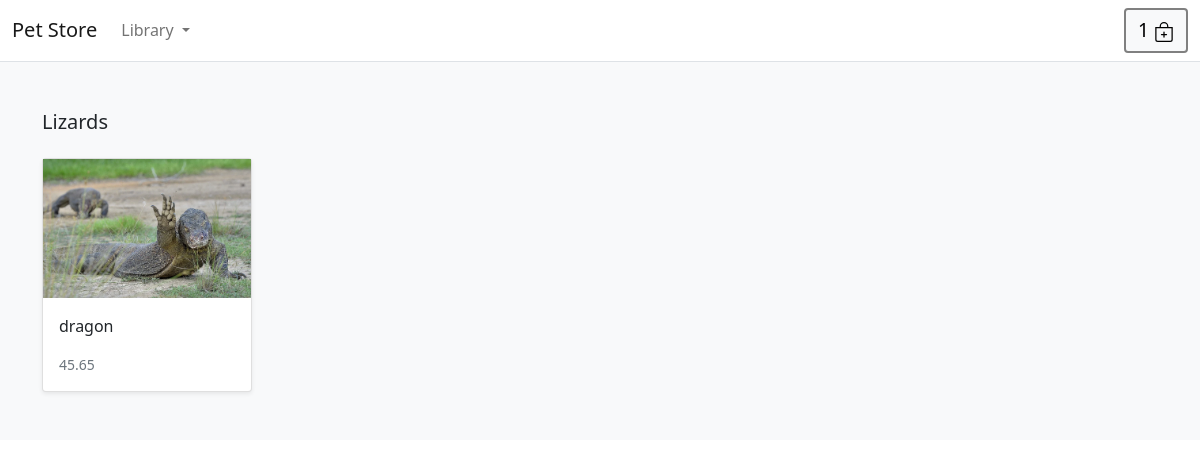
The app's page /lizards/ with its own data.
### store/models.py (models this page shows, shortened)
class Category(models.Model):
    name = models.CharField(max_length=255, db_index=True)
    address = models.SlugField(max_length=255, unique=True)
    class Meta:
        verbose_name = ("category")
        verbose_name_plural = ("categories")

class Product(models.Model):
    category = models.ForeignKey(
        Category, related_name="product", on_delete=models.CASCADE)
    category_by = models.ForeignKey(
        User, related_name="product_creator", on_delete=models.CASCADE)
    title = models.CharField(max_length=255, default='unknown')
    image = models.ImageField(upload_to="images/", default='images/cow.jpg')
    address = models.SlugField(max_length=255, unique=True)
    price = models.DecimalField(max_digits=4, decimal_places=2)
    in_stock = models.BooleanField(default=True)
    is_active = models.BooleanField(default=True)
    created = models.DateTimeField(auto_now_add=True)
    updated = models.DateTimeField(auto_now=True)
    objects = models.Manager()
    products = ProductManager()
    class Meta:
        ordering = ("-created",)

### store/views.py (the view)
def category_list(request, category_address):
    category = get_object_or_404(Category, address=category_address)
    products = Product.objects.filter(category=category)
    return render(request, 'store/category.html', {'category': category, 'products': products})

### cart/context_processor.py (called while the page is built)
def cart(request):
    return {'cart': Cart(request)}

### store/contect_proccesor.py (called while the page is built)
def categories(request):
    return {'categories': Category.objects.all()}

### store/templates/store/category.html (shortened to what this page needs)
{% extends "./header.html" %}
{% load static %}
{% block content %}
<main>
  <div class="album py-5 bg-light">
    <div class="container">
      <div class="pb-3 h5">{{ category.name|title }}</div>
      <div class="row row-cols-1 row-cols-sm-2 row-cols-md-5 g-3">
        {% for product in products %}
        <div class="col">
          <div class="card shadow-sm">
            <img
              class="img-fluid"
              alt="Responsive image"
              src="{{ product.image.url }}"
            />
            <div class="card-body">
              <p class="card-text">
                <a
                  class="text-dark text-decoration-none"
                  href="{{ product.category_list }}"
                  >{{ product.title }}</a
                >
              </p>
              <div class="d-flex justify-content-between align-items-center">
                <small class="text-muted">{{ product.price }}</small>
              </div>
            </div>
          </div>
        </div>
        {% endfor %}
      </div>
    </div>
  </div>
</main>
{% endblock %}

### records on screen
Category: name "Lizards"
Product: image (picture), title "dragon", price "45.65"
